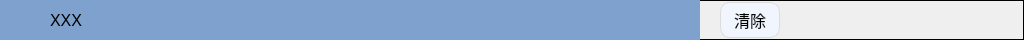
  <widget class="QGroupBox" name="groupBox_4">
   <property name="geometry">
    <rect>
     <x>0</x>
     <y>560</y>
     <width>1024</width>
     <height>40</height>
    </rect>
   </property>
   <property name="minimumSize">
    <size>
     <width>1024</width>
     <height>40</height>
    </size>
   </property>
   <property name="maximumSize">
    <size>
     <width>1024</width>
     <height>40</height>
    </size>
   </property>
   <property name="styleSheet">
    <string notr="true">QGroupBox{
	border:  1px solid black;
}</string>
   </property>
   <property name="title">
    <string/>
   </property>
   <widget class="QLabel" name="label_4">
    <property name="geometry">
     <rect>
      <x>0</x>
      <y>0</y>
      <width>700</width>
      <height>40</height>
     </rect>
    </property>
    <property name="minimumSize">
     <size>
      <width>700</width>
      <height>40</height>
     </size>
    </property>
    <property name="maximumSize">
     <size>
      <width>600</width>
      <height>40</height>
     </size>
    </property>
    <property name="font">
     <font>
      <pointsize>12</pointsize>
      <weight>50</weight>
      <bold>false</bold>
     </font>
    </property>
    <property name="styleSheet">
     <string notr="true">QLabel{background-color:#7FA1CE;}</string>
    </property>
    <property name="text">
     <string/>
    </property>
    <property name="alignment">
     <set>Qt::AlignCenter</set>
    </property>
   </widget>
   <widget class="QLabel" name="label_alarm">
    <property name="geometry">
     <rect>
      <x>0</x>
      <y>0</y>
      <width>40</width>
      <height>40</height>
     </rect>
    </property>
    <property name="minimumSize">
     <size>
      <width>40</width>
      <height>40</height>
     </size>
    </property>
    <property name="maximumSize">
     <size>
      <width>40</width>
      <height>40</height>
     </size>
    </property>
    <property name="text">
     <string/>
    </property>
    <property name="pixmap">
     <pixmap resource="../resource.qrc">:/RunPage/runpage_images/alarm.png</pixmap>
    </property>
   </widget>
   <widget class="QLabel" name="label_alarmInfo">
    <property name="geometry">
     <rect>
      <x>50</x>
      <y>0</y>
      <width>641</width>
      <height>41</height>
     </rect>
    </property>
    <property name="font">
     <font>
      <pointsize>12</pointsize>
     </font>
    </property>
    <property name="text">
     <string>XXX</string>
    </property>
   </widget>
   <widget class="QPushButton" name="Btn_clearAlarm">
    <property name="geometry">
     <rect>
      <x>720</x>
      <y>2</y>
      <width>60</width>
      <height>36</height>
     </rect>
    </property>
    <property name="minimumSize">
     <size>
      <width>60</width>
      <height>36</height>
     </size>
    </property>
    <property name="maximumSize">
     <size>
      <width>60</width>
      <height>36</height>
     </size>
    </property>
    <property name="font">
     <font>
      <pointsize>12</pointsize>
     </font>
    </property>
    <property name="styleSheet">
     <string notr="true">QPushButton
{
    background-color:#F1F5FE;
    border-style:solid; /*边框风格*/
    border-width:1px;/*边框宽度*/
    border-color:#DCDCDC; /*边框颜色*/
    border-radius:10px; /*边框倒角*/
}
QPushButton:pressed
{
    border-style:outset; /*边框风格*/
    background-color:qlineargradient(x1: 0, y1: 0, x2: 0, y2: 1, stop:0 #00befa, stop: 1 #0160ea);/*背景色*/
    border-width:1px;/*边框宽度*/
    border-color:#0055ff; /*边框颜色*/
    border-radius:10px; /*边框倒角*/
}</string>
    </property>
    <property name="text">
     <string>清除</string>
    </property>
    <property name="iconSize">
     <size>
      <width>40</width>
      <height>40</height>
     </size>
    </property>
   </widget>
  </widget>
